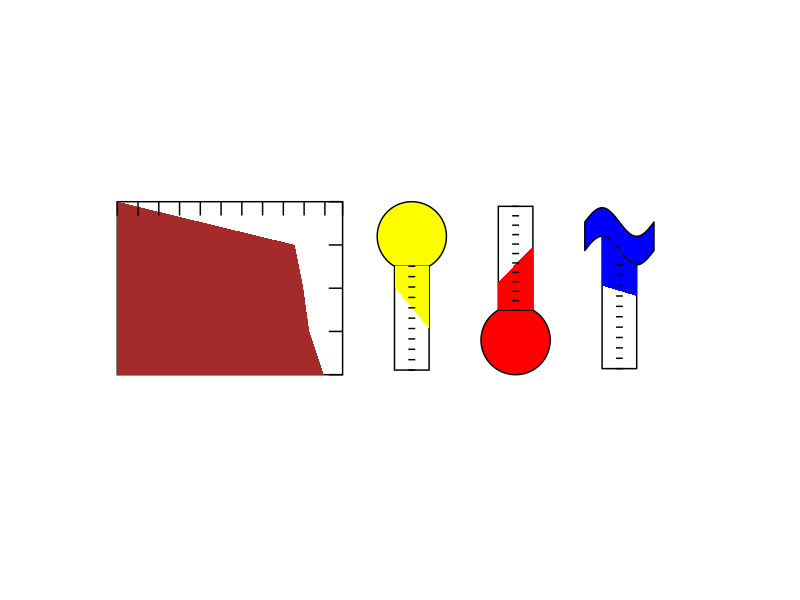
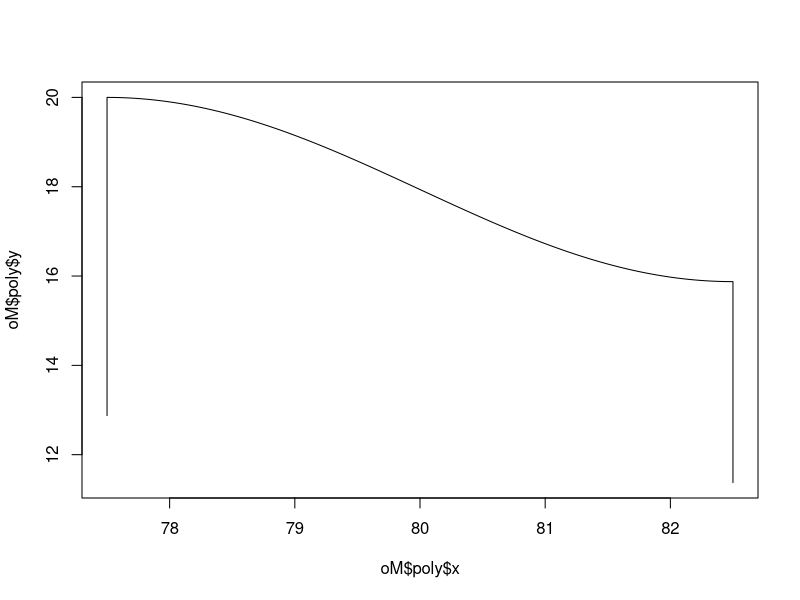

Reproduce these figures in R, in order.
# Script to plot variables - current and future states - for each MEASO area

library(ggplot2)
library(ggforce)
# Surface Temperature - November-December


# 


Xlim<-c(0,100)
Ylim<-c(0,25)
# all inputs are proportions of max X and Y

# depth ####

oD <- list(rect = list(xmax=0.4,ymin=0,h=1.0)
           ,XpropPerLog10 = 0.03
           ,XstartLog10 = 8)

Depth<-list(area  = 154333000
           ,depth = c(1000,2000,3000,4000)
           ,prop  = c(0.1,0.05,0.05,0.2))

# light ####

Light<-list(MidWinterPropNight = 0.7
            ,early = 20
            ,late = 60
             )

oL <- list(sun = list(x0 = 0.5, y0 = 0.8, r0 = 0.05)  # r0=radius as proportion of Xlim[2]
           ,rect = list(w = 0.05,h = 0.6)
           ,Lmin = 0
           ,Lmax = 100
           ,Ints = 10 # number of intervals
)


# temperature ####
Tearly<- 1.2
Tlate <- 5.4

oT <- list(bulb = list(x0 = 0.65, y0 = 0.2, r0 = 0.05)  # r0=radius as proportion of Xlim[2]
           ,rect = list(w = 0.05,h = 0.6)
           ,Tmin = -2
           ,Tmax = 10
           ,Ints = 11 # number of intervals
)

# mixed layer depth ####
MLD<-list(early = 100
          ,late =150)

oM <- list(wave = list(x0 = 0.8, y0 = 0.8, w = 0.1, h = 0.33, t=2) # thickness is in sine units
           ,rect = list(w = 0.05,h = 0.6)
           ,MLmin = 0
           ,MLmax = 500
           ,Ints = 10 # number of intervals
)

# sea ice ####
MLD<-list(early = 100
          ,late =150)

oM <- list(wave = list(x0 = 0.8, y0 = 0.8, w = 0.1, h = 0.33, t=2) # thickness is in sine units
           ,rect = list(w = 0.05,h = 0.6)
           ,MLmin = 0
           ,MLmax = 500
           ,Ints = 10 # number of intervals
)

########## Calculations ####

# depth polygon calculations ####

oD$box<-list(xmin = (oD$rect$xmax-(log(Depth$area)-oD$XstartLog10)*oD$XpropPerLog10)*Xlim[2]
             ,xmax = oD$rect$xmax*Xlim[2]
             ,ymin = oD$rect$ymin*Ylim[2]
             ,ymax = (oD$rect$ymin+oD$rect$h)*Ylim[2])

oD$box<-c(oD$box,list(
  ticksX = (c(seq(oD$XstartLog10,floor(log(Depth$area)),1),log(Depth$area))-oD$XstartLog10)*oD$XpropPerLog10*Xlim[2]+oD$box$xmin
  ,ticksY = (oD$rect$ymin+oD$rect$h)*Ylim[2]-seq(0,Depth$depth[length(Depth$depth)],1000)/Depth$depth[length(Depth$depth)]*oD$rect$h *Ylim[2]
  ,poly = data.frame(x=  (c(oD$XstartLog10,log(cumsum(Depth$prop)*Depth$area),oD$XstartLog10)-oD$XstartLog10)*oD$XpropPerLog10*Xlim[2]+oD$box$xmin
                     ,y= ((oD$rect$ymin+oD$rect$h)*Ylim[2]-c(0,Depth$depth,Depth$depth[length(Depth$depth)])/Depth$depth[length(Depth$depth)]*oD$rect$h*Ylim[2]))
))


# light calculations ####
oL$sun$x<-oL$sun$x0*Xlim[2]
oL$sun$y<-oL$sun$y0*Ylim[2]
oL$sun$r<-oL$sun$r0*Xlim[2]
oL$rect$xmin <- oL$sun$x-oL$rect$w*Xlim[2]/2
oL$rect$xmax <- oL$sun$x+oL$rect$w*Xlim[2]/2
oL$rect$ymax <- oL$sun$y - (oL$sun$r^2-(oL$rect$w*Xlim[2]/2)^2)^0.5
oL$rect$ymin <- oL$rect$ymax - oL$rect$h*Ylim[2]

oL$ticksY <- oL$rect$ymax-(seq(oL$Lmin,oL$Lmax,(oL$Lmax-oL$Lmin)/oL$Ints)-oL$Lmin)/(oL$Lmax-oL$Lmin)*oL$rect$h*Ylim[2]
oL$ticksX <- oL$rect$xmin+ oL$rect$w*Xlim[2]*c(0.4,0.6)

oL$poly <-data.frame(x = c(oL$rect$xmin,oL$rect$xmin,oL$rect$xmax,oL$rect$xmax)
                          ,y = c(oL$rect$ymax
                                 ,oL$rect$ymax-(Light$early-oL$Lmin)/(oL$Lmax-oL$Lmin)*oL$rect$h*Ylim[2]
                                 ,oL$rect$ymax-(Light$late-oL$Lmin)/(oL$Lmax-oL$Lmin)*oL$rect$h*Ylim[2]
                                 ,oL$rect$ymax))



# temperature thermometer calculations ####
oT$bulb$x<-oT$bulb$x0*Xlim[2]
oT$bulb$y<-oT$bulb$y0*Ylim[2]
oT$bulb$r<-oT$bulb$r0*Xlim[2]
oT$rect$xmin <- oT$bulb$x-oT$rect$w*Xlim[2]/2
oT$rect$xmax <- oT$bulb$x+oT$rect$w*Xlim[2]/2
oT$rect$ymin <- oT$bulb$y + (oT$bulb$r^2-(oT$rect$w*Xlim[2]/2)^2)^0.5
oT$rect$ymax <- oT$rect$ymin + oT$rect$h*Ylim[2]

oT$ticksY <- (seq(oT$Tmin,oT$Tmax,(oT$Tmax-oT$Tmin)/oT$Ints)-oT$Tmin)/(oT$Tmax-oT$Tmin)*oT$rect$h*Ylim[2]+oT$rect$ymin
oT$ticksX <- oT$rect$xmin+ oT$rect$w*Xlim[2]*c(0.4,0.6)

oT$tempShape <-data.frame(x = c(oT$rect$xmin,oT$rect$xmin,oT$rect$xmax,oT$rect$xmax)
                          ,y = c(oT$rect$ymin
                                 ,(Tearly-oT$Tmin)/(oT$Tmax-oT$Tmin)*oT$rect$h*Ylim[2]+oT$rect$ymin
                                 ,(Tlate-oT$Tmin)/(oT$Tmax-oT$Tmin)*oT$rect$h*Ylim[2]+oT$rect$ymin
                                 ,oT$rect$ymin))

# Mixed Layer Depth #####

oM$wave$df <- 
  {waveXt<-c(seq(0,2*pi,0.001),2*pi)
  waveXb<-c(seq(2*pi,0,-0.001),0)
  waveYt<-sin(waveXt)
  waveYb<-sin(waveXb)+oM$wave$t
  waveX<-((c(waveXt,waveXb)/(2*pi)-0.5)*oM$wave$w+oM$wave$x0)      *Xlim[2]
  waveY<-(((c(waveYt,waveYb)+1)/(2+oM$wave$t)-0.5)*oM$wave$h+oM$wave$y0)*Ylim[2]
  wave<-data.frame(x=waveX, y=waveY)
  wave}

oM<-c(oM,{
  x0<-(oM$wave$w-oM$rect$w)/2 /oM$wave$w  # proportion along wave
  xE<-(x0+oM$rect$w/oM$wave$w)
  polyX<-c(seq(x0*2*pi,xE*2*pi,0.001),xE*2*pi)
  polyY<-sin(polyX)
  polyX<-(polyX/(2*pi)-0.5)*oM$wave$w+oM$wave$x0
  polyY<-((polyY+1)/(2+oM$wave$t)-0.5)*oM$wave$h+oM$wave$y0
  rectYtop<-polyY[length(polyY)]
  rectYbottom<-polyY[length(polyY)]-oM$rect$h
  pX1<-polyX[1]
  pXe<-polyX[length(polyX)]
  pY1<-rectYtop-(MLD$early-oM$MLmin)/(oM$MLmax-oM$MLmin)*oM$rect$h
  pYe<-rectYtop-(MLD$late-oM$MLmin)/(oM$MLmax-oM$MLmin)*oM$rect$h

  boxX<-c(polyX,pXe,pX1) 
  boxY<-c(polyY,rectYbottom,rectYbottom)

  list(box = data.frame(x=boxX*Xlim[2],y=boxY*Ylim[2])
       ,poly = data.frame(x=c(pX1,polyX,pXe)*Xlim[2],y=c(pY1,polyY,pYe)*Ylim[2])
       ,ticksX = (min(polyX)+(max(polyX)-min(polyX))*c(0.4,0.6))*Xlim[2]
       ,ticksY = (rectYtop-(seq(oM$MLmin,oM$MLmax,(oM$MLmax-oM$MLmin)/oM$Ints)/(oM$MLmax-oM$MLmin)*oM$rect$h))*Ylim[2]
      )
})

# Sea ice concentration and extent
p<-ggplot() + coord_fixed(ratio=1) + xlim(Xlim) + ylim(Ylim) + xlab("")+ylab("")+
   theme(
     axis.text.x = element_blank()
     ,axis.text.y = element_blank()
     ,axis.ticks = element_blank()
     ,panel.grid.major = element_blank()
     , panel.grid.minor = element_blank()
     ,panel.background = element_rect(fill='transparent')
     ,plot.background = element_rect(fill='transparent', color=NA), #transparent plot bg
)

# depth
p<-p+geom_rect(aes(xmin=oD$box$xmin,xmax=oD$box$xmax,ymin=oD$box$ymin,ymax=oD$box$ymax),fill="white",linetype=1,colour="black",show.legend=FALSE)
p<-p+geom_polygon(data=oD$box$poly,aes(x=x,y=y),fill="brown", show.legend=FALSE)
for(i in c(1:length(oD$box$ticksX))) p<-p+geom_line(aes(x=x,y=y),data=data.frame(x=c(oD$box$ticksX[i],oD$box$ticksX[i]),y=c(oD$box$ymax-2,oD$box$ymax)),linetype=1,colour="black")
for(i in c(1:length(oD$box$ticksY))) p<-p+geom_line(aes(x=x,y=y),data=data.frame(x=c(oD$box$xmax-2,oD$box$xmax), y=c(oD$box$ticksY[i],oD$box$ticksY[i])),linetype=1,colour="black")

# light 
p<-p+ geom_circle(aes(x0 = oL$sun$x, y0 = oL$sun$y, r = oL$sun$r), fill = "yellow", show.legend=FALSE)
p<-p+geom_rect(aes(xmin=oL$rect$xmin,xmax=oL$rect$xmax,ymin=oL$rect$ymin,ymax=oL$rect$ymax),fill="white",linetype=1,colour="black",show.legend=FALSE)
p<-p+geom_polygon(data=oL$poly,aes(x=x,y=y),fill="yellow", show.legend=FALSE)
for(i in c(1:length(oL$ticksY))) p<-p+geom_line(aes(x=x,y=y),data=data.frame(x=oL$ticksX,y=c(oL$ticksY[i],oL$ticksY[i])),linetype=1,colour="black")


# thermometer 
  p<-p+ geom_circle(aes(x0 = oT$bulb$x, y0 = oT$bulb$y, r = oT$bulb$r), fill = "red", show.legend=FALSE)
  p<-p+geom_rect(aes(xmin=oT$rect$xmin,xmax=oT$rect$xmax,ymin=oT$rect$ymin,ymax=oT$rect$ymax),fill="white",linetype=1,colour="black",show.legend=FALSE)
  p<-p+geom_polygon(data=oT$tempShape,aes(x=x,y=y),fill="red", show.legend=FALSE)
    for(i in c(1:length(oT$ticksY))) p<-p+geom_line(aes(x=x,y=y),data=data.frame(x=oT$ticksX,y=c(oT$ticksY[i],oT$ticksY[i])),linetype=1,colour="black")

  # MLD
  p<-p+geom_polygon(data=oM$wave$df,aes(x=x,y=y),fill="blue",linetype=1,colour="black", show.legend=FALSE)
  p<-p+geom_polygon(data=oM$box,aes(x=x,y=y),fill="white",linetype=1,colour="black", show.legend=FALSE)
  p<-p+geom_polygon(data=oM$poly,aes(x=x,y=y),fill="blue", show.legend=FALSE)
  for(i in c(1:length(oM$ticksY))) p<-p+geom_line(aes(x=x,y=y),data=data.frame(x=oM$ticksX,y=c(oM$ticksY[i],oM$ticksY[i])),linetype=1,colour="black")
  
p

plot(oM$poly$x,oM$poly$y,type="l")

